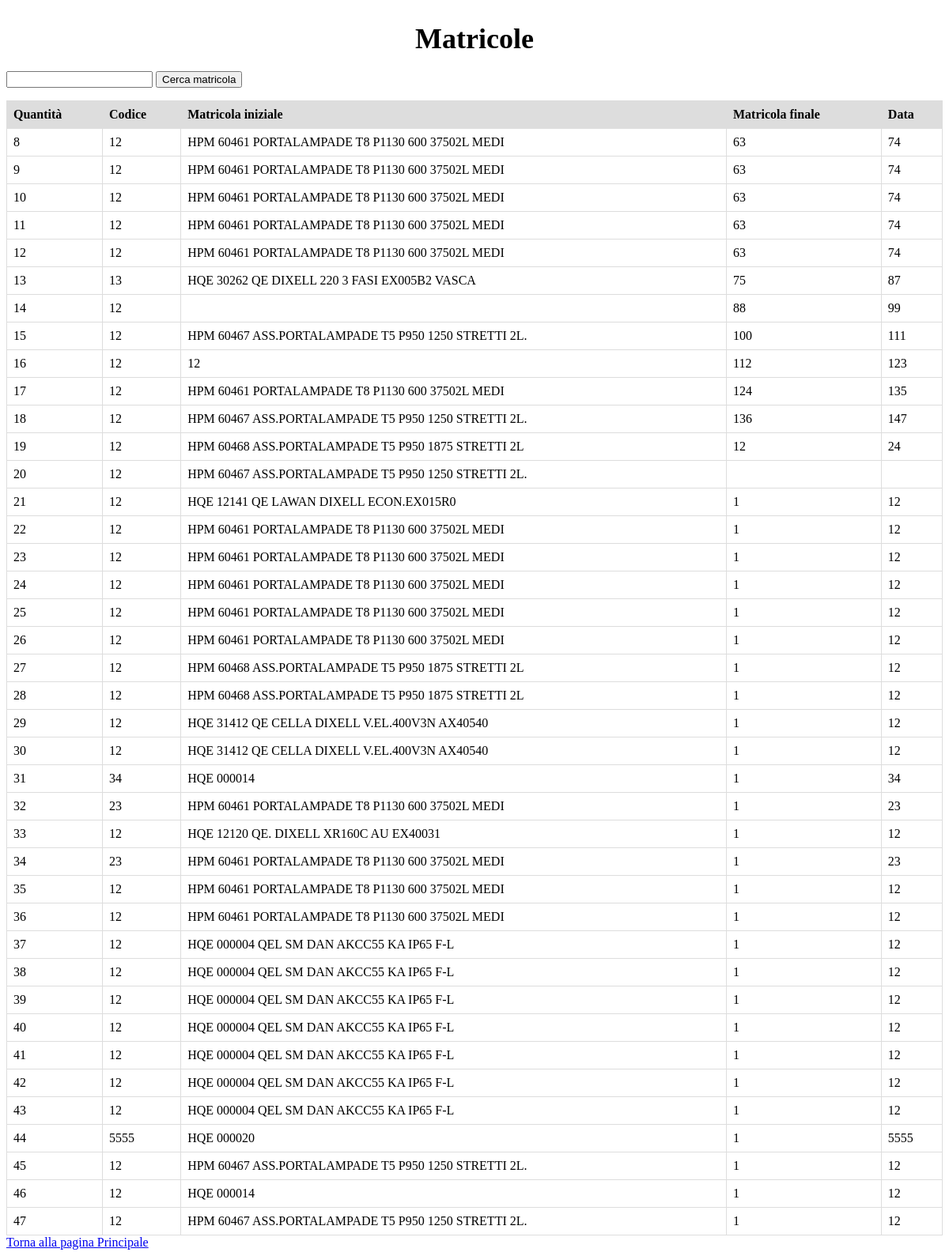
Screenshot of /visualizza_matricole with the database file from the repository.
### tables this page shows
CREATE TABLE matricole (id INTEGER PRIMARY KEY,quantità INTEGER, codice TEXT, matr_iniziale INTEGER, matr_finale INTEGER, data DATE, FOREIGN KEY (codice) REFERENCES quadri(codice));

### app.py (the view)
@app.route('/visualizza_matricole')
def visualizza_matricole():
    conn = sqlite3.connect('C:\\Users\\enrico\\Documents\\pythoncode\\mio\\matricole.db')
    c = conn.cursor()
    c.execute("SELECT * FROM matricole")
    matricole = c.fetchall()
    conn.close()
    return render_template('matricole.html', matricole=matricole)

### templates/matricole.html (shortened to what this page needs)
<div id="title">Matricole</div>
<form action="/cerca_matricola" method="POST">
    <input type="text" name="codice">
    <input type="submit" value="Cerca matricola">
  </form>
<table>
    <thead>
        <tr>
            <th>Quantità</th>
            <th>Codice</th>
            <th>Matricola iniziale</th>
            <th>Matricola finale</th>
            <th>Data</th>
        </tr>
    </thead>
    <tbody>
        {% for row in matricole %}
        <tr>
            <td>{{ row[0] }}</td>
            <td>{{ row[1] }}</td>
            <td>{{ row[2] }}</td>
            <td>{{ row[3] }}</td>
            <td>{{ row[4] }}</td>
        </tr>
        {% endfor %}
    </tbody>
</table>
<a href="/">Torna alla pagina Principale</a>

### templates/matricole.html (style rules this page uses)
#title { text-align: center; font-size: 36px; font-weight: bold; padding: 20px; }
table { width: 100%; border-collapse: collapse; }
th, td { border: 1px solid #dddddd; padding: 8px; text-align: left; }
th { background-color: #dddddd; }

### rows the page displays
matricole: id "8", quantità "12", codice "HPM 60461 PORTALAMPADE T8 P1130 600 37502L MEDI", matr_iniziale "63", matr_finale "74"
matricole: id "9", quantità "12", codice "HPM 60461 PORTALAMPADE T8 P1130 600 37502L MEDI", matr_iniziale "63", matr_finale "74"
matricole: id "10", quantità "12", codice "HPM 60461 PORTALAMPADE T8 P1130 600 37502L MEDI", matr_iniziale "63", matr_finale "74"
matricole: id "11", quantità "12", codice "HPM 60461 PORTALAMPADE T8 P1130 600 37502L MEDI", matr_iniziale "63", matr_finale "74"
matricole: id "12", quantità "12", codice "HPM 60461 PORTALAMPADE T8 P1130 600 37502L MEDI", matr_iniziale "63", matr_finale "74"
matricole: id "13", quantità "13", codice "HQE 30262 QE DIXELL 220 3 FASI EX005B2 VASCA", matr_iniziale "75", matr_finale "87"
matricole: id "14", quantità "12", matr_iniziale "88", matr_finale "99"
matricole: id "15", quantità "12", codice "HPM 60467 ASS.PORTALAMPADE T5 P950 1250 STRETTI 2L.", matr_iniziale "100", matr_finale "111"
matricole: id "16", quantità "12", codice "12", matr_iniziale "112", matr_finale "123"
matricole: id "17", quantità "12", codice "HPM 60461 PORTALAMPADE T8 P1130 600 37502L MEDI", matr_iniziale "124", matr_finale "135"
matricole: id "18", quantità "12", codice "HPM 60467 ASS.PORTALAMPADE T5 P950 1250 STRETTI 2L.", matr_iniziale "136", matr_finale "147"
matricole: id "19", quantità "12", codice "HPM 60468 ASS.PORTALAMPADE T5 P950 1875 STRETTI 2L", matr_iniziale "12", matr_finale "24"
matricole: id "20", quantità "12", codice "HPM 60467 ASS.PORTALAMPADE T5 P950 1250 STRETTI 2L."
matricole: id "21", quantità "12", codice "HQE 12141 QE LAWAN DIXELL ECON.EX015R0", matr_iniziale "1", matr_finale "12"
matricole: id "22", quantità "12", codice "HPM 60461 PORTALAMPADE T8 P1130 600 37502L MEDI", matr_iniziale "1", matr_finale "12"
matricole: id "23", quantità "12", codice "HPM 60461 PORTALAMPADE T8 P1130 600 37502L MEDI", matr_iniziale "1", matr_finale "12"
matricole: id "24", quantità "12", codice "HPM 60461 PORTALAMPADE T8 P1130 600 37502L MEDI", matr_iniziale "1", matr_finale "12"
matricole: id "25", quantità "12", codice "HPM 60461 PORTALAMPADE T8 P1130 600 37502L MEDI", matr_iniziale "1", matr_finale "12"
matricole: id "26", quantità "12", codice "HPM 60461 PORTALAMPADE T8 P1130 600 37502L MEDI", matr_iniziale "1", matr_finale "12"
matricole: id "27", quantità "12", codice "HPM 60468 ASS.PORTALAMPADE T5 P950 1875 STRETTI 2L", matr_iniziale "1", matr_finale "12"
matricole: id "28", quantità "12", codice "HPM 60468 ASS.PORTALAMPADE T5 P950 1875 STRETTI 2L", matr_iniziale "1", matr_finale "12"
matricole: id "29", quantità "12", codice "HQE 31412 QE CELLA DIXELL V.EL.400V3N AX40540", matr_iniziale "1", matr_finale "12"
matricole: id "30", quantità "12", codice "HQE 31412 QE CELLA DIXELL V.EL.400V3N AX40540", matr_iniziale "1", matr_finale "12"
matricole: id "31", quantità "34", codice "HQE 000014", matr_iniziale "1", matr_finale "34"
matricole: id "32", quantità "23", codice "HPM 60461 PORTALAMPADE T8 P1130 600 37502L MEDI", matr_iniziale "1", matr_finale "23"
matricole: id "33", quantità "12", codice "HQE 12120 QE. DIXELL XR160C AU EX40031", matr_iniziale "1", matr_finale "12"
matricole: id "34", quantità "23", codice "HPM 60461 PORTALAMPADE T8 P1130 600 37502L MEDI", matr_iniziale "1", matr_finale "23"
matricole: id "35", quantità "12", codice "HPM 60461 PORTALAMPADE T8 P1130 600 37502L MEDI", matr_iniziale "1", matr_finale "12"
matricole: id "36", quantità "12", codice "HPM 60461 PORTALAMPADE T8 P1130 600 37502L MEDI", matr_iniziale "1", matr_finale "12"
matricole: id "37", quantità "12", codice "HQE 000004 QEL SM DAN AKCC55 KA IP65 F-L", matr_iniziale "1", matr_finale "12"
matricole: id "38", quantità "12", codice "HQE 000004 QEL SM DAN AKCC55 KA IP65 F-L", matr_iniziale "1", matr_finale "12"
matricole: id "39", quantità "12", codice "HQE 000004 QEL SM DAN AKCC55 KA IP65 F-L", matr_iniziale "1", matr_finale "12"
matricole: id "40", quantità "12", codice "HQE 000004 QEL SM DAN AKCC55 KA IP65 F-L", matr_iniziale "1", matr_finale "12"
matricole: id "41", quantità "12", codice "HQE 000004 QEL SM DAN AKCC55 KA IP65 F-L", matr_iniziale "1", matr_finale "12"
matricole: id "42", quantità "12", codice "HQE 000004 QEL SM DAN AKCC55 KA IP65 F-L", matr_iniziale "1", matr_finale "12"
matricole: id "43", quantità "12", codice "HQE 000004 QEL SM DAN AKCC55 KA IP65 F-L", matr_iniziale "1", matr_finale "12"
matricole: id "44", quantità "5555", codice "HQE 000020", matr_iniziale "1", matr_finale "5555"
matricole: id "45", quantità "12", codice "HPM 60467 ASS.PORTALAMPADE T5 P950 1250 STRETTI 2L.", matr_iniziale "1", matr_finale "12"
matricole: id "46", quantità "12", codice "HQE 000014", matr_iniziale "1", matr_finale "12"
matricole: id "47", quantità "12", codice "HPM 60467 ASS.PORTALAMPADE T5 P950 1250 STRETTI 2L.", matr_iniziale "1", matr_finale "12"
